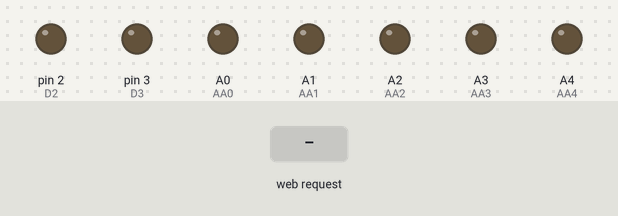
Bench run of a sketch on a simulated Arduino Uno, built with avr-gcc and run on an emulated ATmega328P. Shown: output pins drawn as LEDs (lit = HIGH). Inputs (shaded band) come from the test bench. WiFi joins after 1.5 s; servers stay silent unless stated.

Above: at 1.2 s.
1.3 s: HTTP request GET /a0high received
At 2.2 s:
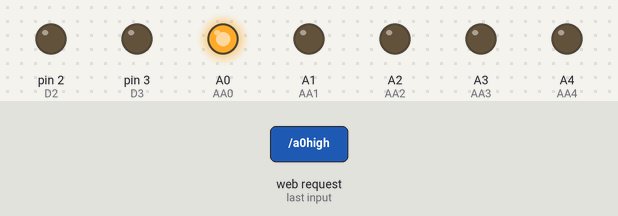
2.8 s: HTTP request GET /a1high received
At 3.4 s:
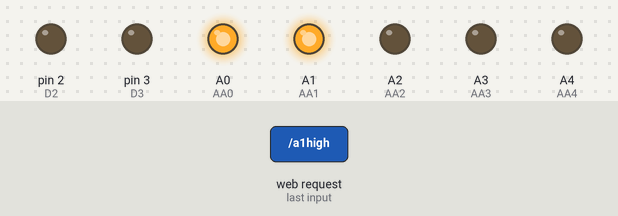
4.3 s: HTTP request GET /a0low received
At 5.5 s:
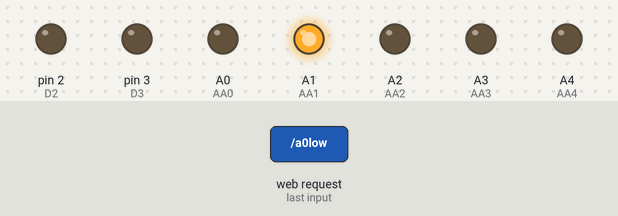
5.8 s: HTTP request GET /a2high received
At 6.9 s:
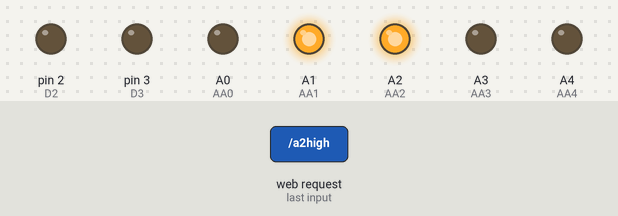
7.3 s: HTTP request GET /a1low received
At 8.0 s:
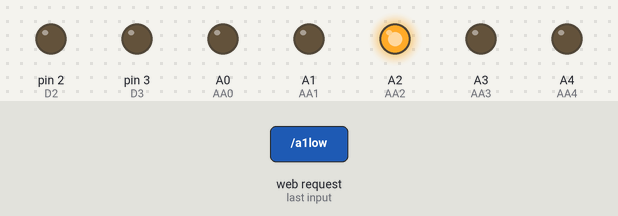
8.8 s: HTTP request GET /a3high received
At 9.1 s:
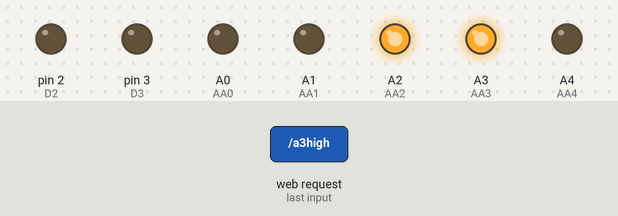
Timing chart, 0 to 11.3 s (numbered marks = the images above; inputs shaded):
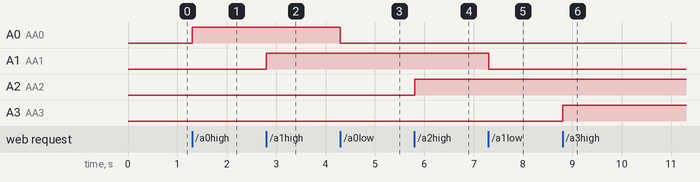

Measured:
- after the input at 1.3 s, A0 (AA0): LOW → HIGH at once
- after the input at 2.8 s, A1 (AA1): LOW → HIGH at once
- after the input at 4.3 s, A0 (AA0): HIGH → LOW at once
- after the input at 5.8 s, A2 (AA2): LOW → HIGH at once
- after the input at 7.3 s, A1 (AA1): HIGH → LOW at once
- after the input at 8.8 s, A3 (AA3): LOW → HIGH at once

The sketch:

teste.ino
```cpp
//----------------------------------------------------------------------------------------------------------//

#include <SPI.h>

#include <String.h>

#include <Ethernet.h>


//-------------------------------------------------------------------

byte mac[] = {0xDE, 0xAD, 0xBE, 0xEF, 0xFE, 0xED };//MAC padrão;

IPAddress ip(192, 168, 1, 50);//Define o endereco IPv4(trocar final);

IPAddress gateway(192, 168, 1, 1);      //Define o gateway

IPAddress subnet(255, 255, 255, 0); //Define a máscara de rede

EthernetServer server(80); // Porta de serviço

//-------------------------------------------------------------------

int AA0 = A0;//Arduino analogica A0;

int AA1 = A1;//Arduino analogica A1;

int AA2 = A2;//Arduino analogica A2;

int AA3 = A3;//Arduino analogica A3;
int AA4 = A4;//Arduino analogica A4;
//-------------------------------------------------------------------
int D2 = 2;//Arduino digital D2;
int D3 = 3;//Arduino digital D3;
int D4 = 4;//Arduino digital D4;
int D5 = 5;//Arduino digital D5;
int D6 = 6;//Arduino digital D6;
//-------------------------------------------------------------------
String readString = String(30); // string para buscar dados de endereço
boolean statusA0 = false; // Variável para o status do led
boolean statusA1 = false; // Variável para o status do led
boolean statusA2 = false; // Variável para o status do led
boolean statusA3 = false; // Variável para o status do led
boolean statusA4 = false; // Variável para o status do led
boolean statusD2 = false; // Variável para o status do led
boolean statusD3 = false; // Variável para o status do led
boolean statusD4 = false; // Variável para o status do led
boolean statusD5 = false; // Variável para o status do led
boolean statusD6 = false; // Variável para o status do led
//--------------------------------------------------------------------
void setup(){
  // Inicia o Ethernet
  //Ethernet.begin(mac, ip);
  Ethernet.begin(mac, ip, gateway, subnet);
  server.begin();
//-----------------------Define pino como saída-----------------------
  pinMode(AA0, OUTPUT);
  pinMode(AA1, OUTPUT);
  pinMode(AA2, OUTPUT);
  pinMode(AA3, OUTPUT);
  pinMode(AA4, OUTPUT);
  pinMode(D2, OUTPUT);
  pinMode(D3, OUTPUT);
  pinMode(D4, OUTPUT);
  pinMode(D5, OUTPUT);
  pinMode(D6, OUTPUT);
//---------------------------------------------------------------------
  // Inicia a comunicação Serial
  Serial.begin(9600);
}

void loop(){
  // Criar uma conexão de cliente
  EthernetClient client = server.available();

  if (client) {
    while (client.connected())
    {
      if (client.available())
      {
        char c = client.read();
        // ler caractere por caractere vindo do HTTP
        if (readString.length() < 30)
        {
          // armazena os caracteres para string
          readString += (c);
        }

        //se o pedido HTTP terminou
        if (c == '\n')
          {
//------------------------------------------------------------------
        if(readString.indexOf("a0high")>=0)//Recebido do Android;
          {
            // O Led vai ser ligado
            digitalWrite(AA0, HIGH);//Arduino porta digital D2=5V;
            statusA0 = true;
          }
          // Se a string possui o texto L=Desligar
          if(readString.indexOf("a0low")>=0)//Recebido do Android;
          {
            // O Led vai ser desligado
            digitalWrite(AA0, LOW);//Arduino porta digital D2=0V;
            statusA0 = false;
          }
//------------------------------------------------------------------
       if(readString.indexOf("a1high")>=0)//Recebido do Android;
          {
            // O Led vai ser ligado
            digitalWrite(AA1, HIGH);//Arduino porta digital D2=5V;
            statusA1 = true;
          }
          // Se a string possui o texto L=Desligar
          if(readString.indexOf("a1low")>=0)//Recebido do Android;
          {
            // O Led vai ser desligado
            digitalWrite(AA1, LOW);//Arduino porta digital D2=0V;
            statusA1 = false;
          }
//------------------------------------------------------------------
       if(readString.indexOf("a2high")>=0)//Recebido do Android;
          {
            // O Led vai ser ligado
            digitalWrite(AA2, HIGH);//Arduino porta digital D2=5V;
            statusA2 = true;
          }
          // Se a string possui o texto L=Desligar
          if(readString.indexOf("a2low")>=0)//Recebido do Android;
          {
            // O Led vai ser desligado
            digitalWrite(AA2, LOW);//Arduino porta digital D2=0V;
            statusA2 = false;
          }
//------------------------------------------------------------------
       if(readString.indexOf("a3high")>=0)//Recebido do Android;
          {
            // O Led vai ser ligado
            digitalWrite(AA3, HIGH);//Arduino porta digital D2=5V;
            statusA3 = true;
          }
          // Se a string possui o texto L=Desligar
          if(readString.indexOf("a3low")>=0)//Recebido do Android;
          {
            // O Led vai ser desligado
            digitalWrite(AA3, LOW);//Arduino porta digital D2=0V;
            statusA3 = false;
          }
//------------------------------------------------------------------
       if(readString.indexOf("a4high")>=0)//Recebido do Android;
          {
            // O Led vai ser ligado
            digitalWrite(AA4, HIGH);//Arduino porta digital D2=5V;
            statusA4 = true;
          }
          // Se a string possui o texto L=Desligar
          if(readString.indexOf("a4low")>=0)//Recebido do Android;
          {
            // O Led vai ser desligado
            digitalWrite(AA4, LOW);//Arduino porta digital D2=0V;
            statusA4 = false;
          }
//------------------------------------------------------------------
          if(readString.indexOf("d2high")>=0)//Recebido do Android;
          {
            // O Led vai ser ligado
            digitalWrite(D2, HIGH);//Arduino porta digital D2=5V;
            statusD2 = true;
          }
          // Se a string possui o texto L=Desligar
          if(readString.indexOf("d2low")>=0)//Recebido do Android;
          {
            // O Led vai ser desligado
            digitalWrite(D2, LOW);//Arduino porta digital D2=0V;
            statusD2 = false;
          }
//------------------------------------------------------------------
          if(readString.indexOf("d3high")>=0)//Recebido do Android;
          {
            // O Led vai ser ligado
            digitalWrite(D3, HIGH);//Arduino porta digital D2=5V;
            statusD3 = true;
          }
          // Se a string possui o texto L=Desligar
          if(readString.indexOf("d3low")>=0)//Recebido do Android;
          {
            // O Led vai ser desligado
            digitalWrite(D3, LOW);//Arduino porta digital D2=0V;
            statusD3 = false;
          }
//------------------------------------------------------------------
          if(readString.indexOf("d4high")>=0)//Recebido do Android;
          {
            // O Led vai ser ligado
            digitalWrite(D4, HIGH);//Arduino porta digital D2=5V;
            statusD4 = true;
          }
          // Se a string possui o texto L=Desligar
          if(readString.indexOf("d4low")>=0)//Recebido do Android;
          {
            // O Led vai ser desligado
            digitalWrite(D4, LOW);//Arduino porta digital D2=0V;
            statusD4 = false;
          }
//------------------------------------------------------------------
          if(readString.indexOf("d5high")>=0)//Recebido do Android;
          {
            // O Led vai ser ligado
            digitalWrite(D5, HIGH);//Arduino porta digital D2=5V;
            statusD5 = true;
          }
          // Se a string possui o texto L=Desligar
          if(readString.indexOf("d5low")>=0)//Recebido do Android;
          {
            // O Led vai ser desligado
            digitalWrite(D5, LOW);//Arduino porta digital D2=0V;
            statusD5 = false;
          }
//------------------------------------------------------------------
          if(readString.indexOf("d6high")>=0)//Recebido do Android;
          {
            // O Led vai ser ligado
            digitalWrite(D6, HIGH);//Arduino porta digital D2=5V;
            statusD6 = true;
          }
          // Se a string possui o texto L=Desligar
          if(readString.indexOf("d6low")>=0)//Recebido do Android;
          {
            // O Led vai ser desligado
            digitalWrite(D6, LOW);//Arduino porta digital D2=0V;
            statusD6 = false;
          }
//------------------------------------------------------------------
        // dados HTML de saída começando com cabeçalho padrão
        client.println("HTTP/1.1 200 OK");
        client.println("Content-Type: text/html");
        client.println();
        client.print("<font size='20'>");
//------------------------------------------------------------------
 if (statusA0) {
          client.print("azeroon");//Ethernet envia para Android;
          //String apenas letras;
        } else {
          client.print("azerooff");//Ethernet envia string para Android;
          //String apenas letras;
        }
//------------------------------------------------------------------
if (statusA1) {
          client.print("aoneon");//Ethernet envia para Android;
          //String apenas letras;
        } else {
          client.print("aoneoff");//Ethernet envia string para Android;
          //String apenas letras;
        }
//------------------------------------------------------------------
if (statusA2) {
          client.print("atwoon");//Ethernet envia para Android;
          //String apenas letras;
        } else {
          client.print("atwooff");//Ethernet envia string para Android;
          //String apenas letras;
        }
//------------------------------------------------------------------
if (statusA3) {
          client.print("athreeon");//Ethernet envia para Android;
          //String apenas letras;
        } else {
          client.print("athreeoff");//Ethernet envia string para Android;
          //String apenas letras;
        }
//------------------------------------------------------------------
if (statusA4) {
          client.print("afouron");//Ethernet envia para Android;
          //String apenas letras;
        } else {
          client.print("afouroff");//Ethernet envia string para Android;
          //String apenas letras;
        }
//------------------------------------------------------------------
        if (statusD2) {
          client.print("dtwoon");//Ethernet envia para Android;
          //String apenas letras;
        } else {
          client.print("dtwooff");//Ethernet envia string para Android;
          //String apenas letras;
        }
//------------------------------------------------------------------
        if (statusD3) {
          client.print("dthreeon");//Ethernet envia para Android;
          //String apenas letras;
        } else {
          client.print("dthreeoff");//Ethernet envia string para Android;
          //String apenas letras;
        }
//------------------------------------------------------------------
        if (statusD4) {
          client.print("dfouron");//Ethernet envia para Android;
          //String apenas letras;
        } else {
          client.print("dfouroff");//Ethernet envia string para Android;
          //String apenas letras;
        }
//------------------------------------------------------------------
        if (statusD5) {
          client.print("dfiveon");//Ethernet envia para Android;
          //String apenas letras;
        } else {
          client.print("dfiveoff");//Ethernet envia string para Android;
          //String apenas letras;
        }
//------------------------------------------------------------------
        if (statusD6) {
          client.print("dsixon");//Ethernet envia para Android;
          //String apenas letras;
        } else {
          client.print("dsixoff");//Ethernet envia string para Android;
          //String apenas letras;
        }
//------------------------------------------------------------------
        //limpa string para a próxima leitura
        readString="";

        // parar cliente
        client.stop();
        }
      }
    }
  }
}
//--------------------------------------------------------------------------------------------------------
```
